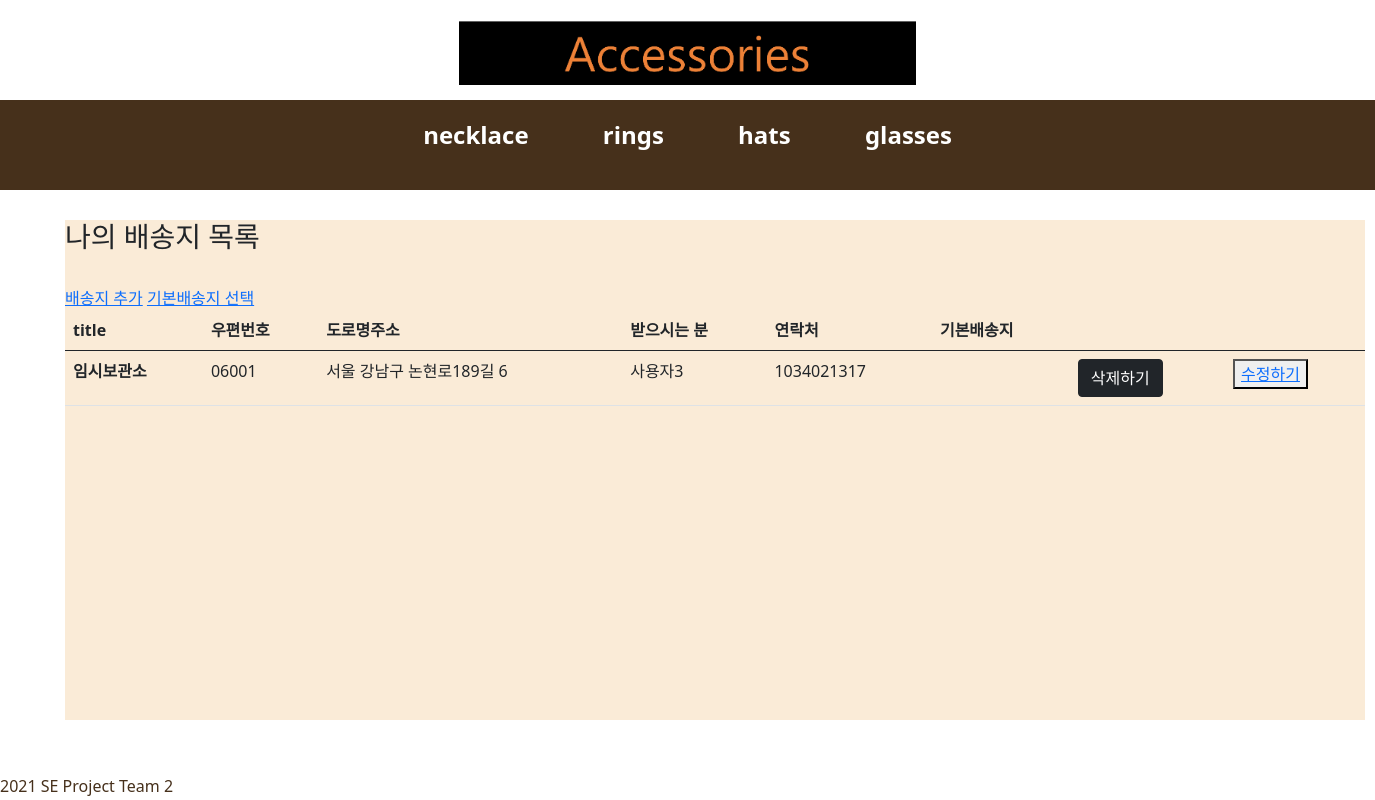
Screenshot of /create/ (signed in) with the database file from the repository.
### shoppingApp/models.py (models this page shows, shortened)
class address(models.Model):
    accounts = models.ForeignKey(UserAccounts, on_delete=models.CASCADE, null=True)
    title = models.CharField(max_length=200)
    post_num= models.CharField(max_length=200,null=True)
    road_address=models.CharField(max_length=200,null=True)
    detail_address=models.TextField()
    post_name=models.CharField(max_length=20,null=True)
    post_phonenum=models.IntegerField(null=True)
    is_default = models.BooleanField(default=False,null=True)

### shoppingApp/views.py (the view)
# urls.py: path('create/', shoppingView.create_view, name='create'),
def create_view(request):
    cart_count=context_processors.counter(request)
    cart_count=int(cart_count)
    count={'cart_count':cart_count}
    uid=request.session.get('user_id')
    get_all=UserAccounts.objects.all()
    get_user=get_all.filter(user_id=uid)
    shippings = address.objects.filter(accounts__in=get_user)
    if shippings is None:
        return render(request, 'create.html')
    return render(request, 'create.html', {'shippings':  shippings, 'count':count})

### cartApp/context_processors.py (called while the page is built)
def counter(request):
    item_count=0
    if 'admin' in request.path:
        return {}
    else:
        try:
            cart= Cart.objects.filter(cart_id=request.session.get('user_id'))
            cart_items = CartItem.objects.all().filter(cart=cart[:1])
            for cart_item in cart_items:
                item_count+=cart_item.quantity
        except Cart.DoesNotExist:
            item_count=0
    return item_count

### shoppingApp/templates/create.html (shortened to what this page needs)
{% extends 'base.html' %}
{% block content %}
<section>
<div>
<h3>나의 배송지 목록</h3><br>
<a href="{%url 'newpost' %}">배송지 추가</a>
<a href="{%url 'create_default' %}">기본배송지 선택</a>
<table class="table">
    <thead>
      <tr>
        <th scope="col">title</th>
        <th scope="col">우편번호</th>
        <th scope="col">도로명주소</th>
        <th scope="col">받으시는 분</th>
        <th scope="col">연락처</th>
        <th scope="col">기본배송지</th>
        <th scope="col"></th>
        <th scope="col"></th>
      </tr>
    </thead>
    {% for address in shippings %}
    <tbody>
      <tr>
        <th scope="row">{{address.title}}</th>
        <td>{{address.post_num}}</td>
        <td>{{address.road_address}}</td>
        <td>{{address.post_name}}</td>
        <td>{{address.post_phonenum}}</td>
        {%if address.is_default%}
        <td>  O</td>
        {% else %}
        <td></td>
        {%endif %}
        <form action="{% url 'delete' address.pk%}" method="POST">
        <td><input class="btn btn-dark" type="submit" value="삭제하기" ></td>
        </form>
        <td><button type="button"><a href="{%url 'edit' address.pk%}">수정하기</a></button></td>
    </tbody>
    {%  endfor %}
</table>
</div>
</section>
{% endblock %}

### static/css/userMain.css (style rules this page uses)
section { position: absolute; top: 220px; height: 500px; width: 100%; }

### shoppingApp/static/css/login.css (style rules this page uses)
section { position: absolute; top: 220px; height: 500px; width: 1300px; margin-left: 65px; background-color: #FAEBD7; }

### rows the page displays
address: title "임시보관소", post_num "06001", road_address "서울 강남구 논현로189길 6", post_name "사용자3", post_phonenum "1034021317", is_default False (drawn)
